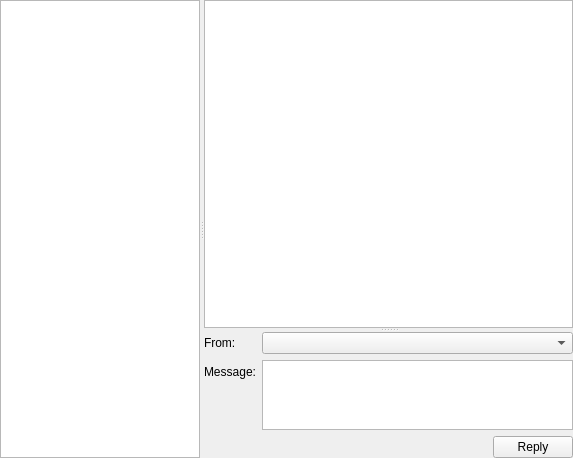
<?xml version="1.0" encoding="UTF-8"?>
<ui version="4.0">
 <class>splitter_2</class>
 <widget class="QSplitter" name="splitter_2">
  <property name="geometry">
   <rect>
    <x>0</x>
    <y>0</y>
    <width>573</width>
    <height>458</height>
   </rect>
  </property>
  <property name="orientation">
   <enum>Qt::Horizontal</enum>
  </property>
  <property name="childrenCollapsible">
   <bool>false</bool>
  </property>
  <widget class="QListView" name="threads">
   <property name="sizePolicy">
    <sizepolicy hsizetype="Expanding" vsizetype="Expanding">
     <horstretch>2</horstretch>
     <verstretch>0</verstretch>
    </sizepolicy>
   </property>
   <property name="focusPolicy">
    <enum>Qt::ClickFocus</enum>
   </property>
   <property name="horizontalScrollBarPolicy">
    <enum>Qt::ScrollBarAlwaysOff</enum>
   </property>
  </widget>
  <widget class="QSplitter" name="splitter">
   <property name="sizePolicy">
    <sizepolicy hsizetype="Preferred" vsizetype="Expanding">
     <horstretch>3</horstretch>
     <verstretch>0</verstretch>
    </sizepolicy>
   </property>
   <property name="orientation">
    <enum>Qt::Vertical</enum>
   </property>
   <property name="childrenCollapsible">
    <bool>false</bool>
   </property>
   <widget class="QTextBrowser" name="messages">
    <property name="sizePolicy">
     <sizepolicy hsizetype="Expanding" vsizetype="Expanding">
      <horstretch>0</horstretch>
      <verstretch>5</verstretch>
     </sizepolicy>
    </property>
    <property name="acceptRichText">
     <bool>false</bool>
    </property>
   </widget>
   <widget class="QWidget" name="widget" native="true">
    <property name="sizePolicy">
     <sizepolicy hsizetype="Preferred" vsizetype="Preferred">
      <horstretch>0</horstretch>
      <verstretch>1</verstretch>
     </sizepolicy>
    </property>
    <layout class="QFormLayout" name="formLayout">
     <property name="leftMargin">
      <number>0</number>
     </property>
     <property name="topMargin">
      <number>0</number>
     </property>
     <property name="rightMargin">
      <number>0</number>
     </property>
     <property name="bottomMargin">
      <number>0</number>
     </property>
     <item row="1" column="1">
      <widget class="QPlainTextEdit" name="messages_message">
       <property name="sizePolicy">
        <sizepolicy hsizetype="Expanding" vsizetype="Expanding">
         <horstretch>0</horstretch>
         <verstretch>1</verstretch>
        </sizepolicy>
       </property>
      </widget>
     </item>
     <item row="1" column="0">
      <widget class="QLabel" name="label_8">
       <property name="text">
        <string>Message:</string>
       </property>
      </widget>
     </item>
     <item row="3" column="0" colspan="2">
      <layout class="QHBoxLayout" name="horizontalLayout_5">
       <item>
        <spacer name="horizontalSpacer_3">
         <property name="orientation">
          <enum>Qt::Horizontal</enum>
         </property>
         <property name="sizeHint" stdset="0">
          <size>
           <width>40</width>
           <height>20</height>
          </size>
         </property>
        </spacer>
       </item>
       <item>
        <widget class="QPushButton" name="messages_reply">
         <property name="text">
          <string>Reply</string>
         </property>
        </widget>
       </item>
      </layout>
     </item>
     <item row="0" column="1">
      <widget class="QComboBox" name="comboFrom2"/>
     </item>
     <item row="0" column="0">
      <widget class="QLabel" name="label_9">
       <property name="text">
        <string>From:</string>
       </property>
      </widget>
     </item>
    </layout>
   </widget>
  </widget>
 </widget>
 <resources/>
 <connections/>
</ui>
